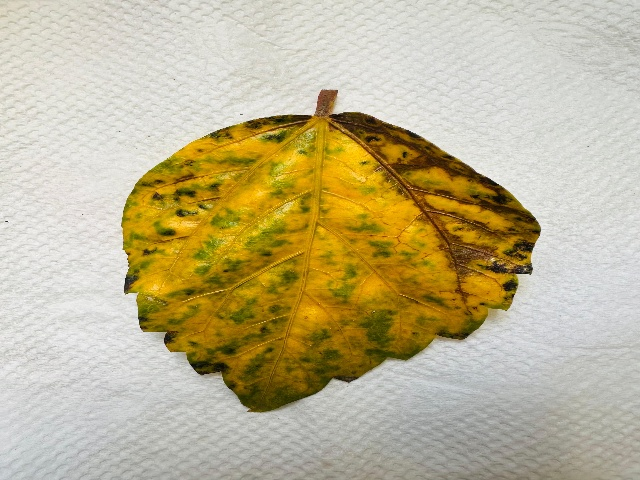
#> input picture data/feuille_reelle1.jpeg, 640 x 480 px; its folder holds only this picture in this run
$ python -i pipeline_cv.py   (imports and definitions only)   (older library calls are emulated)
#> lines starting #> are read from the running program, lines starting #| are printed output that depends on the picture
#> further down, picture is the input picture: shape (480, 640, 3); mean B, G, R 144.7, 179.6, 190.6
import cv2
import numpy as np
import os
import csv
from skimage.feature import local_binary_pattern

# [7 lines left out: function load_image, not called in this run]

def apply_clahe(img):
    lab = cv2.cvtColor(img, cv2.COLOR_BGR2LAB)
#> lab: shape (480, 640, 3); mean of channels 0, 1, 2 186.8, 129.2, 145.6
    l, a, b = cv2.split(lab)
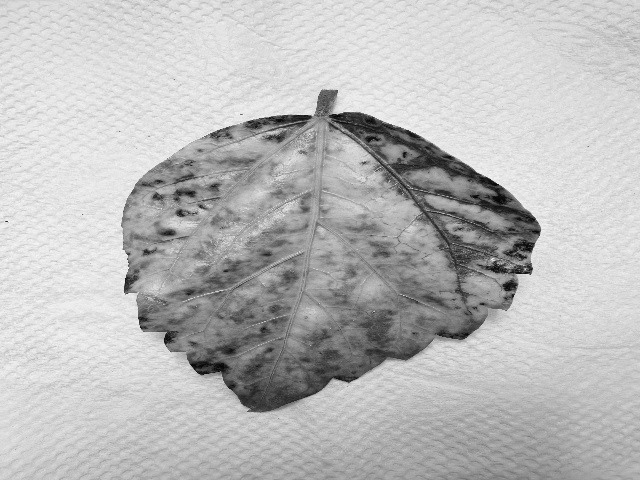
#> l: shape (480, 640); min 3, max 249, mean 186.8
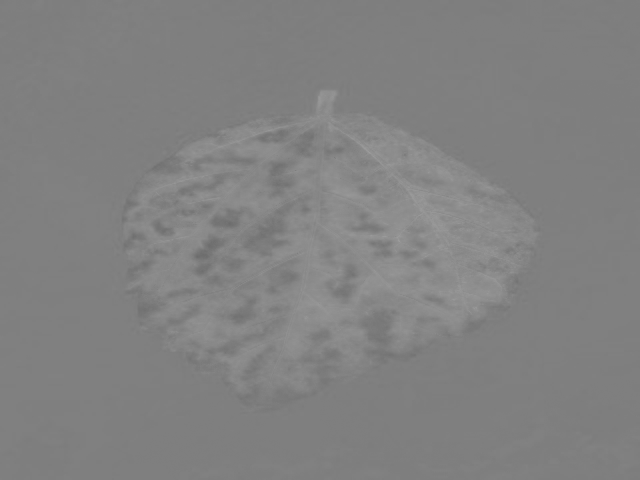
#> a: shape (480, 640); min 108, max 156, mean 129.2
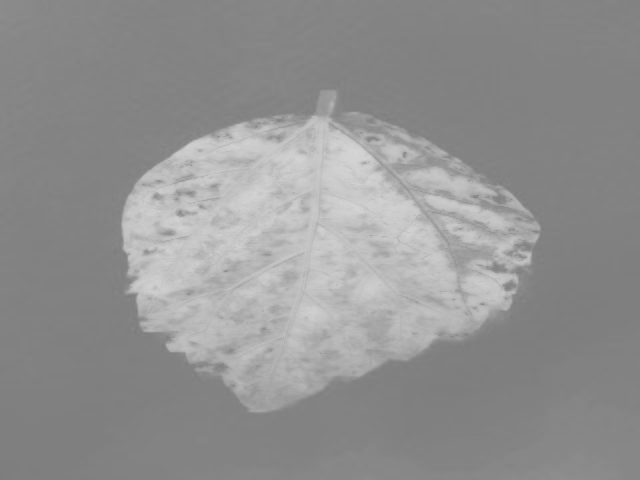
#> b: shape (480, 640); min 125, max 213, mean 145.6
    clahe = cv2.createCLAHE(clipLimit=2.0, tileGridSize=(8,8))
    l_clahe = clahe.apply(l)
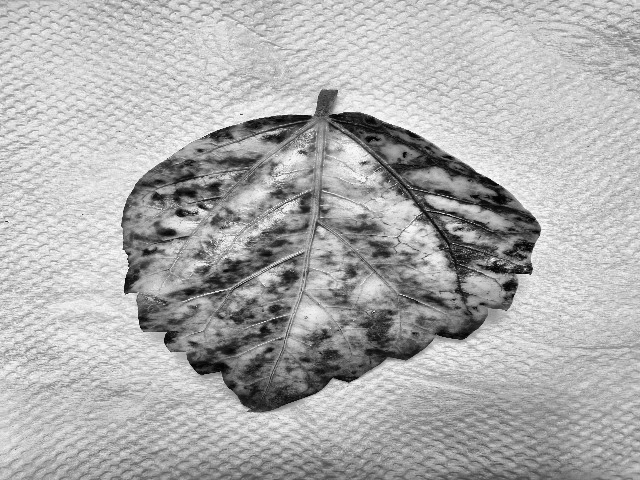
#> l_clahe: shape (480, 640); min 1, max 252, mean 173.8
    lab_clahe = cv2.merge((l_clahe, a, b))
#> lab_clahe: shape (480, 640, 3); mean of channels 0, 1, 2 173.8, 129.2, 145.6
    result = cv2.cvtColor(lab_clahe, cv2.COLOR_LAB2BGR)
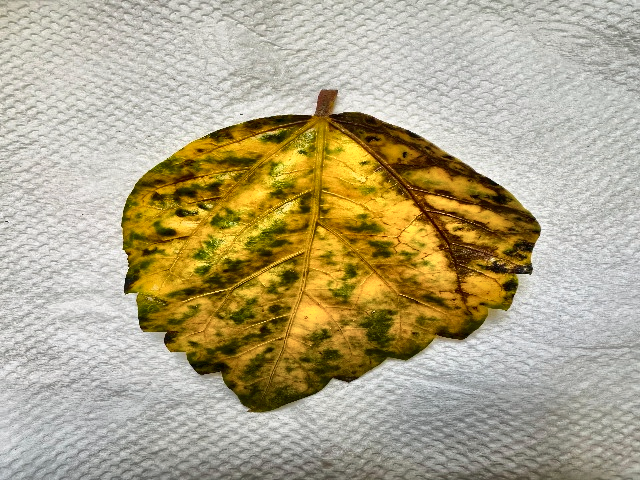
#> result: shape (480, 640, 3); mean B, G, R 135.3, 166.4, 177.1
    print("✅ CLAHE appliqué")
    return result

# [64 lines left out: functions apply_grabcut, check_quality, extract_hsv_features, extract_lbp_features, run_pipeline, not called in this run]

# [45 lines not run here, left out]

>>> import cv2
>>> picture = cv2.imread('../data/feuille_reelle1.jpeg')
>>> result = apply_clahe(picture)

$ run again, on data/feuille_reelle2.jpeg
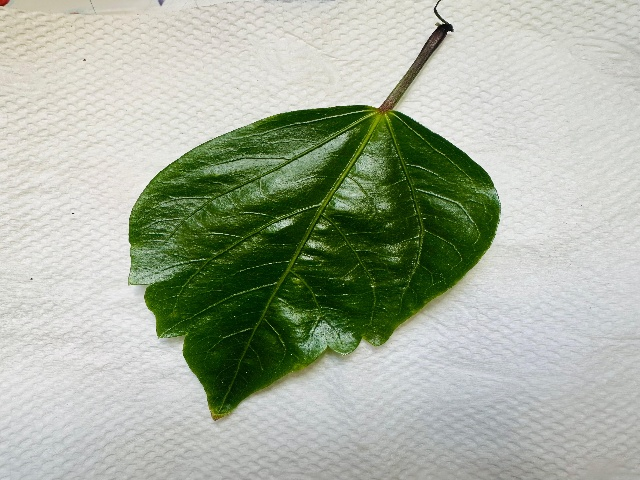
#> input picture data/feuille_reelle2.jpeg, 640 x 480 px
#> picture is the input picture: shape (480, 640, 3); mean B, G, R 158.5, 175.4, 166.7
#> lab: shape (480, 640, 3); mean of channels 0, 1, 2 177.9, 121.7, 136.2
#> in apply_clahe, `l, a, b = cv2.split(lab)`:
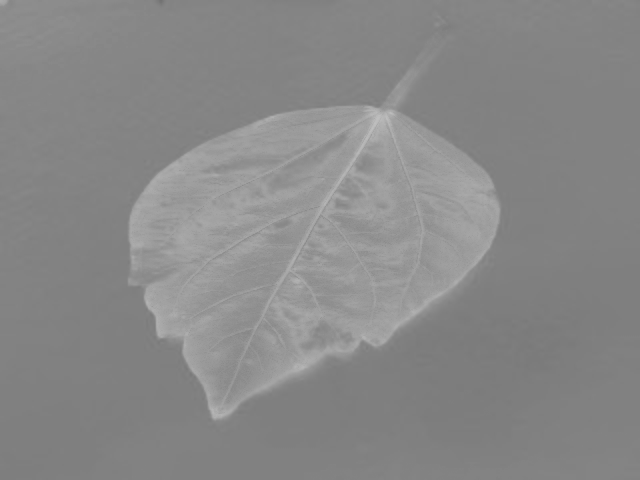
#> b: shape (480, 640); min 114, max 191, mean 136.2
#> lab_clahe: shape (480, 640, 3); mean of channels 0, 1, 2 169.3, 121.7, 136.2
#> in apply_clahe, `result = cv2.cvtColor(lab_clahe, cv2.COLOR_LAB2BGR)`:
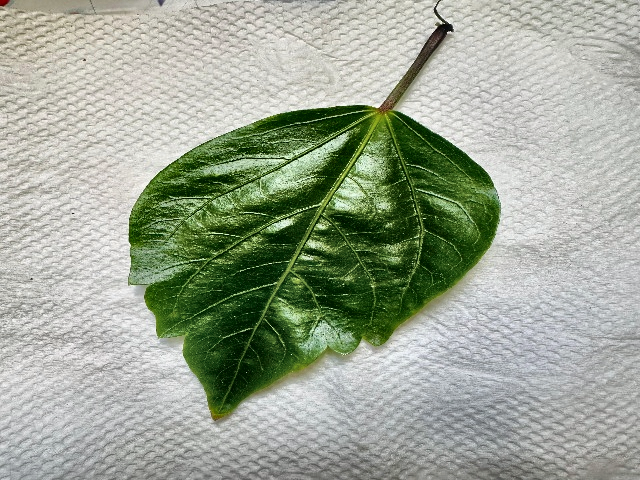
#> result: shape (480, 640, 3); mean B, G, R 149.5, 166.1, 157.5

$ run again, on data/temp_upload.jpg
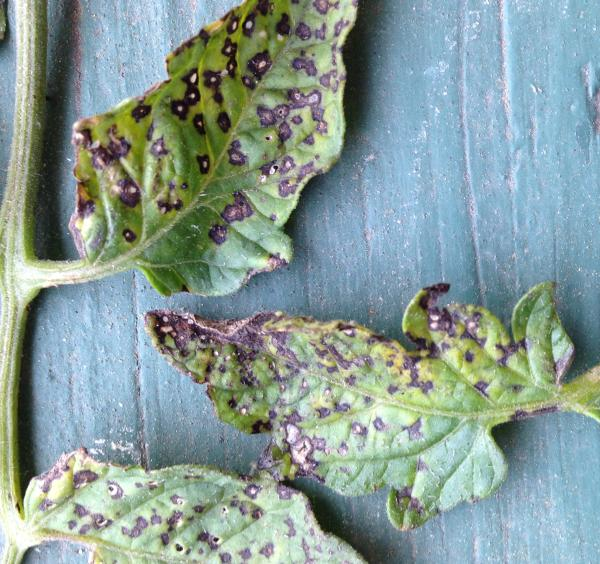
#> input picture data/temp_upload.jpg, 600 x 564 px
#> picture is the input picture: shape (564, 600, 3); mean B, G, R 151.6, 156.4, 136.2
#> lab: shape (564, 600, 3); mean of channels 0, 1, 2 159.3, 121, 128.4
#> in apply_clahe, `l_clahe = clahe.apply(l)`:
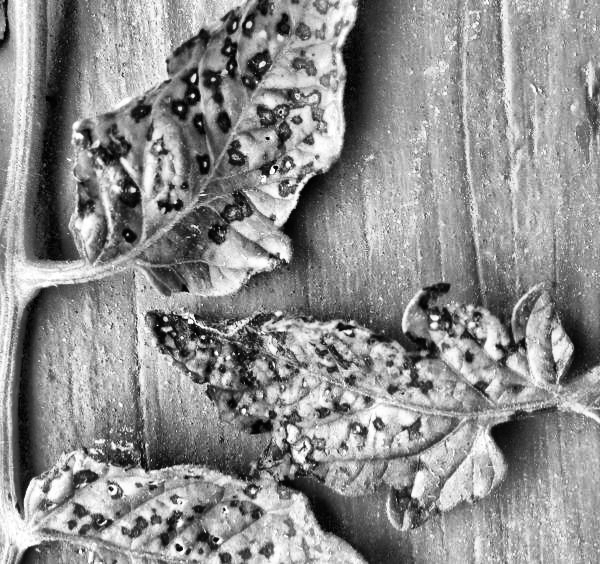
#> l_clahe: shape (564, 600); min 0, max 255, mean 142.2
#> lab_clahe: shape (564, 600, 3); mean of channels 0, 1, 2 142.2, 121, 128.4
#> in apply_clahe, `result = cv2.cvtColor(lab_clahe, cv2.COLOR_LAB2BGR)`:
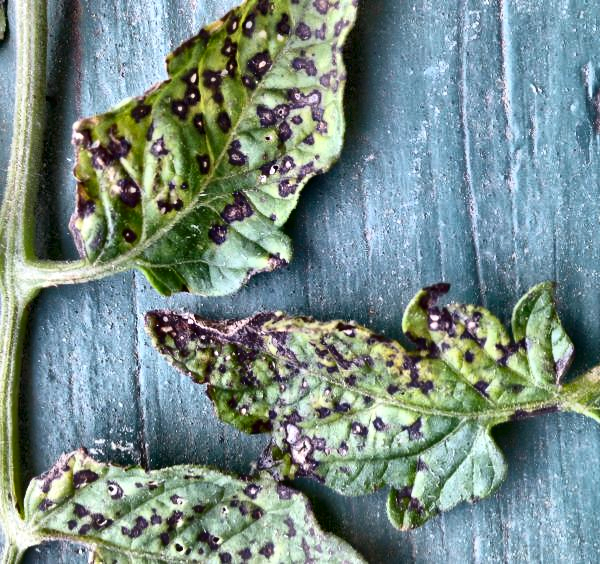
#> result: shape (564, 600, 3); mean B, G, R 135, 140, 119.9
